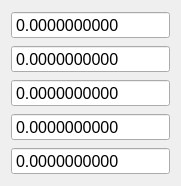
    <widget class="QWidget" name="layoutWidget">
     <property name="geometry">
      <rect>
       <x>240</x>
       <y>550</y>
       <width>131</width>
       <height>171</height>
      </rect>
     </property>
     <layout class="QVBoxLayout" name="verticalLayout_13">
      <item>
       <widget class="QDoubleSpinBox" name="polarMOI">
        <property name="sizePolicy">
         <sizepolicy hsizetype="Minimum" vsizetype="Preferred">
          <horstretch>250</horstretch>
          <verstretch>0</verstretch>
         </sizepolicy>
        </property>
        <property name="minimumSize">
         <size>
          <width>0</width>
          <height>28</height>
         </size>
        </property>
        <property name="maximumSize">
         <size>
          <width>16777215</width>
          <height>28</height>
         </size>
        </property>
        <property name="font">
         <font>
          <pointsize>12</pointsize>
         </font>
        </property>
        <property name="readOnly">
         <bool>true</bool>
        </property>
        <property name="buttonSymbols">
         <enum>QAbstractSpinBox::ButtonSymbols::NoButtons</enum>
        </property>
        <property name="decimals">
         <number>10</number>
        </property>
        <property name="maximum">
         <double>1000000000000.000000000000000</double>
        </property>
       </widget>
      </item>
      <item>
       <widget class="QDoubleSpinBox" name="productofinertia">
        <property name="sizePolicy">
         <sizepolicy hsizetype="Minimum" vsizetype="Preferred">
          <horstretch>250</horstretch>
          <verstretch>0</verstretch>
         </sizepolicy>
        </property>
        <property name="minimumSize">
         <size>
          <width>0</width>
          <height>28</height>
         </size>
        </property>
        <property name="maximumSize">
         <size>
          <width>16777215</width>
          <height>28</height>
         </size>
        </property>
        <property name="font">
         <font>
          <pointsize>12</pointsize>
         </font>
        </property>
        <property name="readOnly">
         <bool>true</bool>
        </property>
        <property name="buttonSymbols">
         <enum>QAbstractSpinBox::ButtonSymbols::NoButtons</enum>
        </property>
        <property name="decimals">
         <number>10</number>
        </property>
        <property name="maximum">
         <double>1000000000000.000000000000000</double>
        </property>
       </widget>
      </item>
      <item>
       <widget class="QDoubleSpinBox" name="maxMOI">
        <property name="sizePolicy">
         <sizepolicy hsizetype="Minimum" vsizetype="Preferred">
          <horstretch>250</horstretch>
          <verstretch>0</verstretch>
         </sizepolicy>
        </property>
        <property name="minimumSize">
         <size>
          <width>0</width>
          <height>28</height>
         </size>
        </property>
        <property name="maximumSize">
         <size>
          <width>16777215</width>
          <height>28</height>
         </size>
        </property>
        <property name="font">
         <font>
          <pointsize>12</pointsize>
         </font>
        </property>
        <property name="readOnly">
         <bool>true</bool>
        </property>
        <property name="buttonSymbols">
         <enum>QAbstractSpinBox::ButtonSymbols::NoButtons</enum>
        </property>
        <property name="decimals">
         <number>10</number>
        </property>
        <property name="maximum">
         <double>1000000000000.000000000000000</double>
        </property>
       </widget>
      </item>
      <item>
       <widget class="QDoubleSpinBox" name="minMOI">
        <property name="sizePolicy">
         <sizepolicy hsizetype="Minimum" vsizetype="Preferred">
          <horstretch>250</horstretch>
          <verstretch>0</verstretch>
         </sizepolicy>
        </property>
        <property name="minimumSize">
         <size>
          <width>0</width>
          <height>28</height>
         </size>
        </property>
        <property name="maximumSize">
         <size>
          <width>16777215</width>
          <height>28</height>
         </size>
        </property>
        <property name="font">
         <font>
          <pointsize>12</pointsize>
         </font>
        </property>
        <property name="readOnly">
         <bool>true</bool>
        </property>
        <property name="buttonSymbols">
         <enum>QAbstractSpinBox::ButtonSymbols::NoButtons</enum>
        </property>
        <property name="decimals">
         <number>10</number>
        </property>
        <property name="maximum">
         <double>1000000000000.000000000000000</double>
        </property>
       </widget>
      </item>
      <item>
       <widget class="QDoubleSpinBox" name="axisangle">
        <property name="sizePolicy">
         <sizepolicy hsizetype="Minimum" vsizetype="Preferred">
          <horstretch>250</horstretch>
          <verstretch>0</verstretch>
         </sizepolicy>
        </property>
        <property name="minimumSize">
         <size>
          <width>0</width>
          <height>28</height>
         </size>
        </property>
        <property name="maximumSize">
         <size>
          <width>16777215</width>
          <height>28</height>
         </size>
        </property>
        <property name="font">
         <font>
          <pointsize>12</pointsize>
         </font>
        </property>
        <property name="readOnly">
         <bool>true</bool>
        </property>
        <property name="buttonSymbols">
         <enum>QAbstractSpinBox::ButtonSymbols::NoButtons</enum>
        </property>
        <property name="decimals">
         <number>10</number>
        </property>
        <property name="maximum">
         <double>1000000000000.000000000000000</double>
        </property>
       </widget>
      </item>
     </layout>
    </widget>
